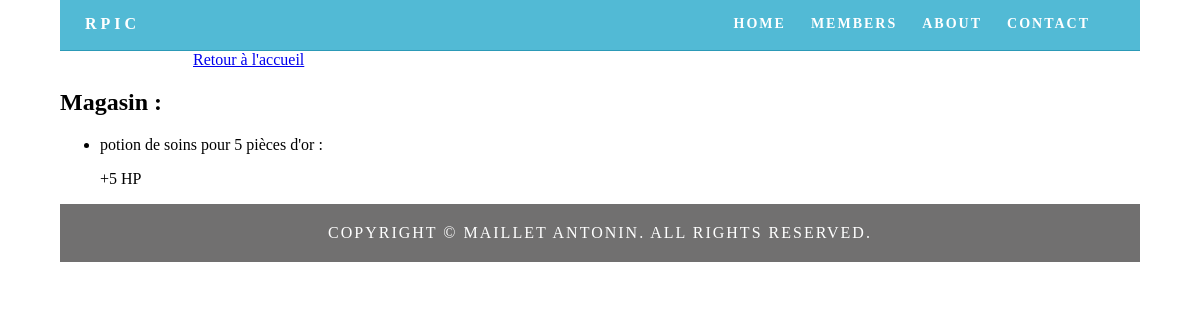
/magasin (signed in), run on the app's committed database.
### items/models.py (models this page shows, shortened)
class Offre(models.Model):
    vendeur = models.ForeignKey(Vendeur)
    item = models.ForeignKey(Item)
    prix = models.IntegerField()
    nombre = models.IntegerField(default = 10)

class Item(models.Model):
    nom = models.CharField(max_length = 20)
    description = models.TextField(null = True, blank = True)

### items/views.py (the view)
# urls.py: url(r'^magasin$', views.magasin, name = 'magasin'),
@login_required()
def magasin(request):
    listeOffres = Offre.objects.all()
    return render(request, 'items/magasin.html', locals())

### items/templates/items/magasin.html
{% extends "base.html" %}
{% block content %}
<a href="{% url 'rpicHomep' %}">Retour à l'accueil</a>
<h2>Magasin :</h2>
<ul>
    {% for offre in listeOffres %}
    <li>
        {{offre.item.nom}} pour {{offre.prix}} pièces d'or :<br>
        {{offre.item.description|linebreaks}}
    </li>
    {% empty %}
    Aucune vente pour le moment.
    Revenez plus tard !
    {% endfor %}
</ul>
{% endblock %}

### home/static/home/css/simpleGridTemplate.css (style rules this page uses)
body { font-family: Cambria, "Hoefler Text", "Liberation Serif", Times, "Times New Roman", serif; background-color: #FFFFFF; margin: 0; }

### data on the page
Offre: item.nom "potion de soins", prix "5", item.description "+5 HP"
